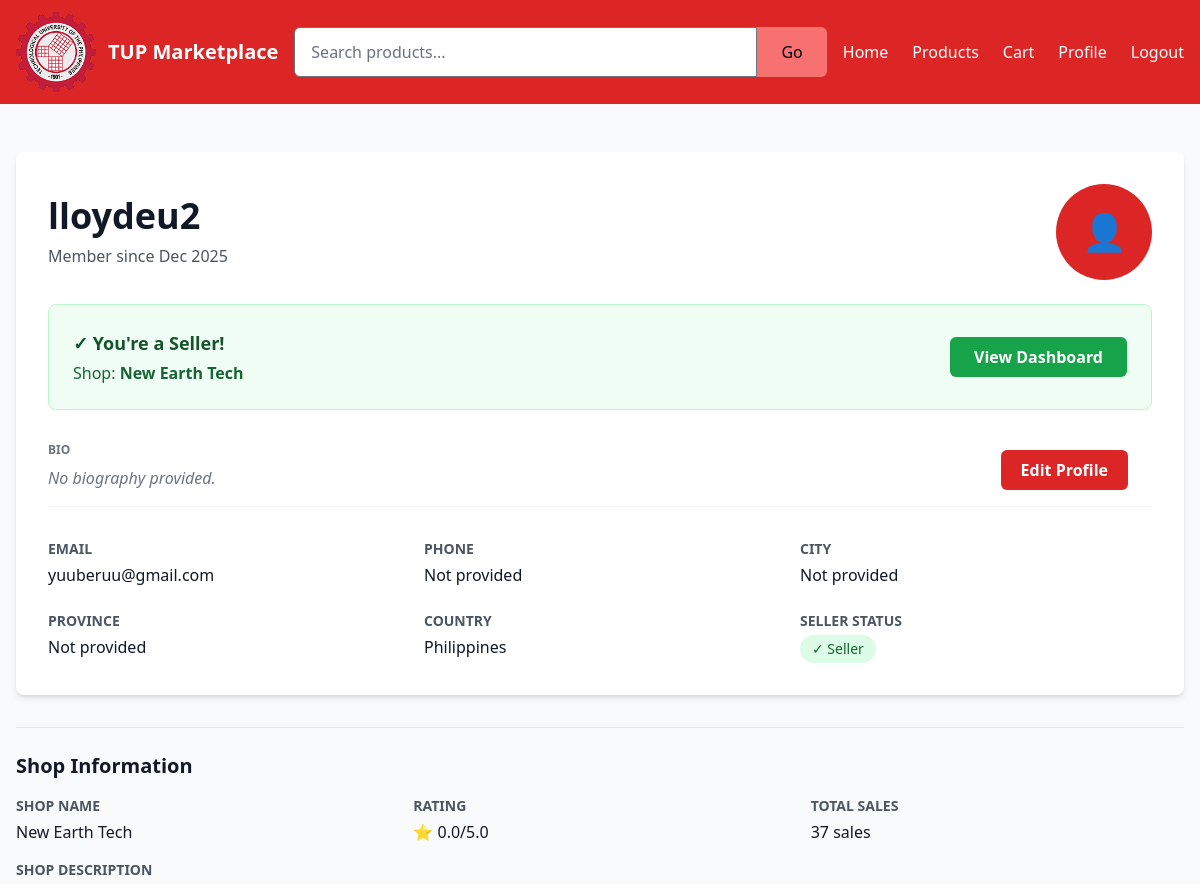
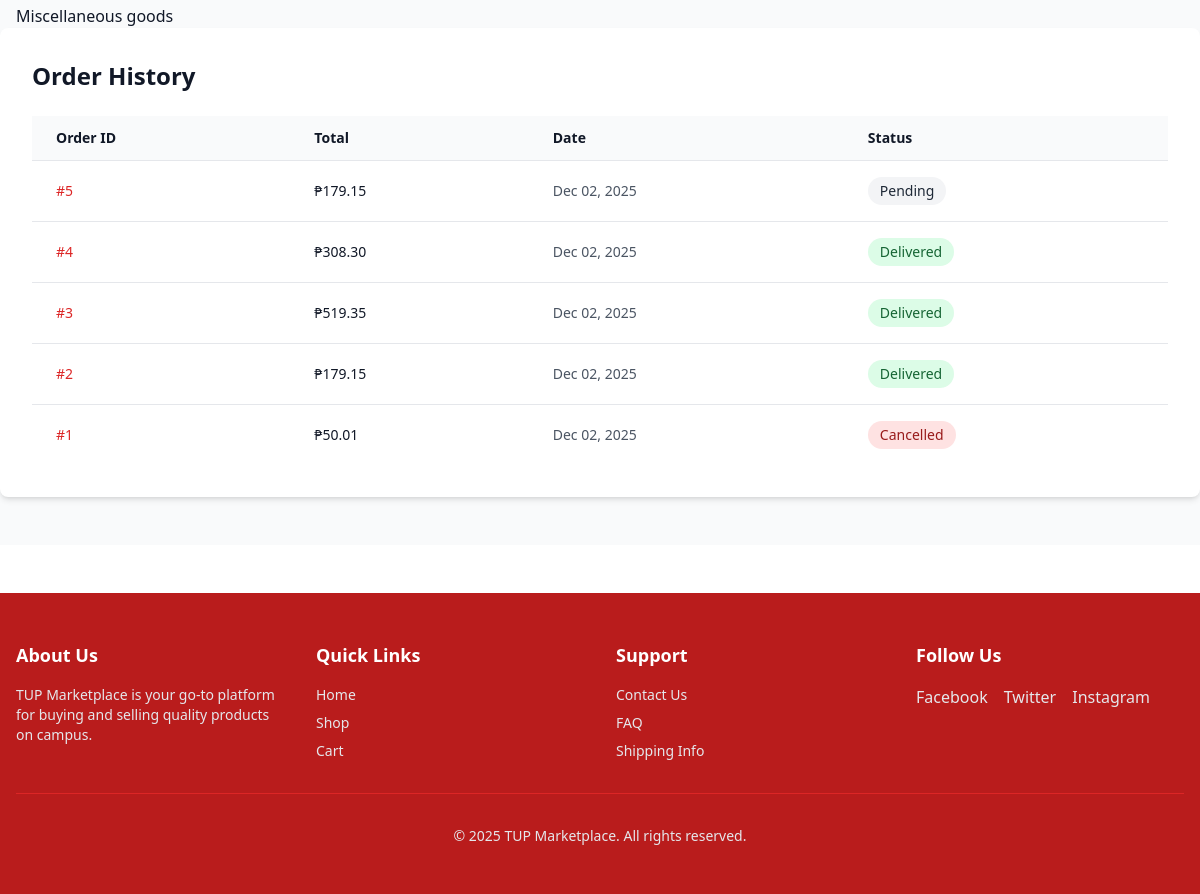
The app's page /profile/ (signed in) with its own data (2 pictures, top to bottom).
### shop/models.py (models this page shows, shortened)
class Profile(models.Model):
    GENDER_CHOICES = [
        ('M', 'Male'),
        ('F', 'Female'),
        ('O', 'Other'),
        ('N', 'Prefer not to say'),
    ]
    user = models.OneToOneField(User, on_delete=models.CASCADE, related_name='profile')
    avatar = models.ImageField(upload_to='avatars/', blank=True, null=True, help_text="User profile picture")
    bio = models.TextField(max_length=500, blank=True, help_text="Short bio or about me")
    gender = models.CharField(max_length=1, choices=GENDER_CHOICES, blank=True, help_text="Gender")
    date_of_birth = models.DateField(blank=True, null=True, help_text="Date of birth")
    phone_number = models.CharField(max_length=20, blank=True, help_text="Phone number")
    alternate_phone = models.CharField(max_length=20, blank=True, help_text="Alternate phone number")
    address = models.TextField(blank=True, help_text="Street address")
    city = models.CharField(max_length=100, blank=True, help_text="City")
    province = models.CharField(max_length=100, blank=True, help_text="Province/State")
    postal_code = models.CharField(max_length=20, blank=True, help_text="Postal code")
    country = models.CharField(max_length=100, default='Philippines', help_text="Country")
    is_seller = models.BooleanField(default=False, help_text="Is this user a seller?")
    shop_name = models.CharField(max_length=200, blank=True, help_text="Shop name (if seller)")
    shop_description = models.TextField(blank=True, help_text="Shop description (if seller)")
    seller_rating = models.DecimalField(
        max_digits=3,
        decimal_places=2,
        default=0,
        validators=[MinValueValidator(0), MaxValueValidator(5)],
        help_text="Average seller rating (0-5)"
    )
    total_sales = models.PositiveIntegerField(default=0, help_text="Total number of sales")
    email_notifications = models.BooleanField(default=True, help_text="Receive email notifications")
    newsletter_subscription = models.BooleanField(default=False, help_text="Subscribe to newsletter")
    created_at = models.DateTimeField(auto_now_add=True)
    updated_at = models.DateTimeField(auto_now=True)
    last_login = models.DateTimeField(blank=True, null=True)
    class Meta:
        verbose_name = 'User Profile'
        verbose_name_plural = 'User Profiles'
        ordering = ['-created_at']

class Order(models.Model):
    STATUS_CHOICES = [
        ('pending', 'Pending'),
        ('confirmed', 'Confirmed'),
        ('shipped', 'Shipped'),
        ('delivered', 'Delivered'),
        ('cancelled', 'Cancelled'),
        ('refunded', 'Refunded'),
    ]
    user = models.ForeignKey(User, on_delete=models.CASCADE, related_name="orders")
    external_id = models.CharField(max_length=150, blank=True, null=True, unique=True)
    placed_at = models.DateTimeField(auto_now_add=True)
    total = models.DecimalField(max_digits=10, decimal_places=2, default=0)
    status = models.CharField(max_length=20, choices=STATUS_CHOICES, default='pending')
    invoice_id = models.CharField(max_length=100, blank=True, null=True)
    payment_method = models.CharField(max_length=20, blank=True, null=True)
    class Meta:
        ordering = ['-placed_at']

### shop/views.py (the view)
# urls.py: path('profile/', views.profile_view, name='profile'),
@login_required
def profile_view(request):
        profile, created = Profile.objects.get_or_create(user=request.user)
        return render(request, "shop/profile.html", {"profile": profile})

### shop/templates/shop/profile.html (shortened to what this page needs)
{% load static %}
<!DOCTYPE html>
<html lang="en">
<head>
  <link rel="stylesheet" href="{% static 'shop/css/styles.css' %}">
</head>
<body>
  <header class="bg-red-600 text-white shadow">
    <div class="max-w-7xl mx-auto px-4 py-3 flex items-center justify-between gap-4">
      <div class="flex items-center gap-3 flex-shrink-0">
        <a href="{% url 'homepage' %}" class="flex items-center gap-3 hover:opacity-80 transition">
          <img src="{% static 'shop/images/logo.png' %}" alt="TUP Marketplace Logo" class="h-20 w-auto">
          <h1 class="text-xl font-bold hidden sm:block">TUP Marketplace</h1>
        </a>
      </div>
      <div class="hidden md:flex flex-1 max-w-2xl">
        <form action="{% url 'product_list' %}" method="get" class="flex w-full">
          <input type="text" name="q" placeholder="Search products..."
               class="flex-1 min-w-0 px-4 py-3 rounded-l-md text-black focus:outline-none">
          <button type="submit"
              class="px-6 py-3 bg-red-400 text-black rounded-r-md hover:bg-yellow-500 flex-shrink-0">
            Go
          </button>
        </form>
      </div>
      <nav class="hidden lg:flex gap-6 whitespace-nowrap flex-shrink-0">
        <a href="{% url 'homepage' %}" class="hover:text-gray-300">Home</a>
        <a href="{% url 'product_list' %}" class="hover:text-gray-300">Products</a>
        <a href="{% url 'cart' %}" class="hover:text-gray-300">Cart</a>
        {% if user.is_authenticated %}
          <a href="{% url 'profile' %}" class="hover:text-gray-300">Profile</a>
          <a href="{% url 'logout' %}" class="hover:text-gray-300">Logout</a>
        {% else %}
          <a href="{% url 'login' %}" class="hover:text-gray-300">Login</a>
          <a href="{% url 'register' %}" class="hover:text-gray-300">Register</a>
        {% endif %}
      </nav>
    </div>
  </header>
  <main class="bg-gray-50 py-8 md:py-12">
    <div class="max-w-7xl mx-auto px-4">
      <div class="bg-white rounded-lg shadow-md p-4 md:p-8 mb-6 md:mb-8">
        <div class="flex flex-col md:flex-row md:items-center md:justify-between gap-6 md:gap-0 mb-6">
          <div>
            <h2 class="text-2xl md:text-4xl font-bold text-gray-900">{{ request.user.username }}</h2>
            <p class="text-gray-600 text-sm md:text-base mt-2">Member since {{ request.user.date_joined|date:"M Y" }}</p>
          </div>
          <div class="flex-shrink-0">
            {% if profile.avatar %}
              <img src="{{ profile.avatar.url }}" alt="Profile Avatar" class="h-20 md:h-24 w-20 md:w-24 rounded-full object-cover bg-red-600">
            {% else %}
              <div class="h-20 md:h-24 w-20 md:w-24 bg-red-600 text-white rounded-full flex items-center justify-center text-3xl md:text-4xl">
              </div>
            {% endif %}
          </div>
        </div>
        {% if profile.is_seller %}
          <div class="bg-green-50 border border-green-200 rounded-lg p-6 mb-8">
            <div class="flex items-center justify-between">
              <div>
                <h3 class="text-lg font-bold text-green-900 mb-1">✓ You're a Seller!</h3>
                <p class="text-green-800">Shop: <strong>{{ profile.shop_name }}</strong></p>
              </div>
              <a href="{% url 'seller_dashboard' %}" class="bg-green-600 text-white font-bold py-2 px-6 rounded-md hover:bg-green-700 transition whitespace-nowrap">
                View Dashboard
              </a>
            </div>
          </div>
        {% endif %}
        <div class="mb-8 pb-4 border-b border-gray-100 grid grid-cols-2 items-start">
          <div>
            <h2 class="text-xs font-semibold text-gray-500 uppercase mb-2">Bio</h2>
            {% if profile.bio %}
              <p class="text-base text-gray-800 leading-relaxed whitespace-pre-wrap">{{ profile.bio }}</p>
            {% else %}
              <p class="text-base text-gray-500 italic">No biography provided.</p>
            {% endif %}
          </div>
          <div class="mr-6 mt-2 md:mt-2 text-center flex justify-end">
            <a href="{% url 'edit_profile' %}" class="inline-block bg-red-600 text-white font-bold py-2 px-5 rounded-md hover:bg-red-700 transition-colors text-sm md:text-base">
              Edit Profile
            </a>
          </div>
        </div>
          <div class="grid grid-cols-1 sm:grid-cols-2 lg:grid-cols-3 gap-4 md:gap-6">
            <div>
              <h3 class="text-xs md:text-sm font-semibold text-gray-600 uppercase mb-1">Email</h3>
              <p class="text-sm md:text-base text-gray-900 break-all">{{ request.user.email }}</p>
            </div>
            <div>
              <h3 class="text-xs md:text-sm font-semibold text-gray-600 uppercase mb-1">Phone</h3>
              <p class="text-sm md:text-base text-gray-900">{{ profile.phone_number|default:"Not provided" }}</p>
            </div>
            <div>
              <h3 class="text-xs md:text-sm font-semibold text-gray-600 uppercase mb-1">City</h3>
              <p class="text-sm md:text-base text-gray-900">{{ profile.city|default:"Not provided" }}</p>
            </div>
            <div>
              <h3 class="text-xs md:text-sm font-semibold text-gray-600 uppercase mb-1">Province</h3>
              <p class="text-sm md:text-base text-gray-900">{{ profile.province|default:"Not provided" }}</p>
            </div>
            <div>
              <h3 class="text-xs md:text-sm font-semibold text-gray-600 uppercase mb-1">Country</h3>
              <p class="text-sm md:text-base text-gray-900">{{ profile.country|default:"Philippines" }}</p>
            </div>
            <div>
              <h3 class="text-xs md:text-sm font-semibold text-gray-600 uppercase mb-1">Seller Status</h3>
              {% if profile.is_seller %}
                <span class="inline-block bg-green-100 text-green-800 px-3 py-1 rounded-full text-xs md:text-sm font-medium">✓ Seller</span>
              {% else %}
                <span class="inline-block bg-gray-100 text-gray-800 px-3 py-1 rounded-full text-xs md:text-sm font-medium">Not a Seller</span>
              {% endif %}
            </div>
          </div>
        </div>
        {% if profile.is_seller %}
        <div class="border-t border-gray-200 mt-6 pt-6">
          <h3 class="text-lg md:text-xl font-bold text-gray-900 mb-4">Shop Information</h3>
          <div class="grid grid-cols-1 sm:grid-cols-2 lg:grid-cols-3 gap-4 md:gap-6">
            <div>
              <h4 class="text-xs md:text-sm font-semibold text-gray-600 uppercase mb-1">Shop Name</h4>
              <p class="text-sm md:text-base text-gray-900">{{ profile.shop_name|default:"Not set" }}</p>
            </div>
            <div>
              <h4 class="text-xs md:text-sm font-semibold text-gray-600 uppercase mb-1">Rating</h4>
              <p class="text-sm md:text-base text-gray-900">
                ⭐ {{ profile.seller_rating|floatformat:1 }}/5.0
              </p>
            </div>
            <div>
              <h4 class="text-xs md:text-sm font-semibold text-gray-600 uppercase mb-1">Total Sales</h4>
              <p class="text-sm md:text-base text-gray-900">{{ profile.total_sales }} sales</p>
            </div>
          </div>
          {% if profile.shop_description %}
          <div class="mt-4">
            <h4 class="text-xs md:text-sm font-semibold text-gray-600 uppercase mb-2">Shop Description</h4>
            <p class="text-sm md:text-base text-gray-900">{{ profile.shop_description }}</p>
          </div>
          {% endif %}
        </div>
        {% endif %}
      </div>
      <div class="bg-white rounded-lg shadow-md p-4 md:p-8">
        <h3 class="text-xl md:text-2xl font-bold text-gray-900 mb-6">Order History</h3>
        {% if request.user.orders.all %}
          <div class="overflow-x-auto">
            <table class="w-full text-xs md:text-sm">
              <thead class="bg-gray-50 border-b border-gray-200">
                <tr>
                  <th class="px-3 md:px-6 py-3 text-left font-semibold text-gray-900">Order ID</th>
                  <th class="px-3 md:px-6 py-3 text-left font-semibold text-gray-900">Total</th>
                  <th class="px-3 md:px-6 py-3 text-left font-semibold text-gray-900">Date</th>
                  <th class="px-3 md:px-6 py-3 text-left font-semibold text-gray-900">Status</th>
                </tr>
              </thead>
              <tbody class="divide-y divide-gray-200">
                {% for order in request.user.orders.all %}
                  <tr class="hover:bg-gray-50 transition">
                    <td class="px-3 md:px-6 py-4 font-medium text-red-600">#{{ order.id }}</td>
                    <td class="px-3 md:px-6 py-4 text-gray-900">₱{{ order.total }}</td>
                    <td class="px-3 md:px-6 py-4 text-gray-600">{{ order.placed_at|date:"M d, Y" }}</td>
                    <td class="px-3 md:px-6 py-4">
                      <span class="inline-block text-xs md:text-sm px-2 md:px-3 py-1 rounded-full font-medium {% if order.status == 'delivered' %}bg-green-100 text-green-800{% elif order.status == 'shipped' %}bg-blue-100 text-blue-800{% elif order.status == 'confirmed' %}bg-yellow-100 text-yellow-800{% elif order.status == 'cancelled' %}bg-red-100 text-red-800{% else %}bg-gray-100 text-gray-800{% endif %}">
                        {{ order.get_status_display|default:"Pending" }}
                      </span>
                    </td>
                  </tr>
                {% endfor %}
              </tbody>
            </table>
          </div>
        {% endif %}
      </div>
  </main>
  <footer class="bg-red-700 text-gray-100 py-12 mt-12">
    <div class="max-w-7xl mx-auto px-4">
      <div class="grid grid-cols-1 sm:grid-cols-2 lg:grid-cols-4 gap-8 mb-8">
        <div>
          <h3 class="text-white font-bold text-lg mb-4">About Us</h3>
          <p class="text-sm text-gray-200">TUP Marketplace is your go-to platform for buying and selling quality products on campus.</p>
        </div>
        <div>
          <h3 class="text-white font-bold text-lg mb-4">Quick Links</h3>
          <ul class="space-y-2 text-sm">
            <li><a href="{% url 'homepage' %}" class="text-gray-200 hover:text-yellow-300 transition">Home</a></li>
            <li><a href="{% url 'product_list' %}" class="text-gray-200 hover:text-yellow-300 transition">Shop</a></li>
            <li><a href="{% url 'cart' %}" class="text-gray-200 hover:text-yellow-300 transition">Cart</a></li>
          </ul>
        </div>
        <div>
          <h3 class="text-white font-bold text-lg mb-4">Support</h3>
          <ul class="space-y-2 text-sm">
            <li><a href="#" class="text-gray-200 hover:text-yellow-300 transition">Contact Us</a></li>
            <li><a href="#" class="text-gray-200 hover:text-yellow-300 transition">FAQ</a></li>
            <li><a href="#" class="text-gray-200 hover:text-yellow-300 transition">Shipping Info</a></li>
          </ul>
        </div>
        <div>
          <h3 class="text-white font-bold text-lg mb-4">Follow Us</h3>
          <div class="flex space-x-4">
            <a href="#" class="text-gray-200 hover:text-yellow-300 transition">Facebook</a>
            <a href="#" class="text-gray-200 hover:text-yellow-300 transition">Twitter</a>
            <a href="#" class="text-gray-200 hover:text-yellow-300 transition">Instagram</a>
          </div>
        </div>
      </div>
      <div class="border-t border-red-600 pt-8">
        <p class="text-center text-gray-200 text-sm">© 2025 TUP Marketplace. All rights reserved.</p>
      </div>
    </div>
  </footer>
</body>
</html>

### records on screen
Profile: shop_name "New Earth Tech", phone_number "Not provided", city "Not provided", province "Not provided", country "Philippines", seller_rating "0.0", total_sales "37", shop_description "Miscellaneous goods"
Order: id "5", total "179.15", placed_at "Dec 02, 2025", status "Pending"
Order: id "4", total "308.30", placed_at "Dec 02, 2025", status "Delivered"
Order: id "3", total "519.35", placed_at "Dec 02, 2025", status "Delivered"
Order: id "2", total "179.15", placed_at "Dec 02, 2025", status "Delivered"
Order: id "1", total "50.01", placed_at "Dec 02, 2025", status "Cancelled"

### other values on screen
{{ request.user.username }} "lloydeu2"
{{ request.user.date_joined|date:"M Y" }} "Dec 2025"
{{ request.user.email }} "yuuberuu@gmail.com"
